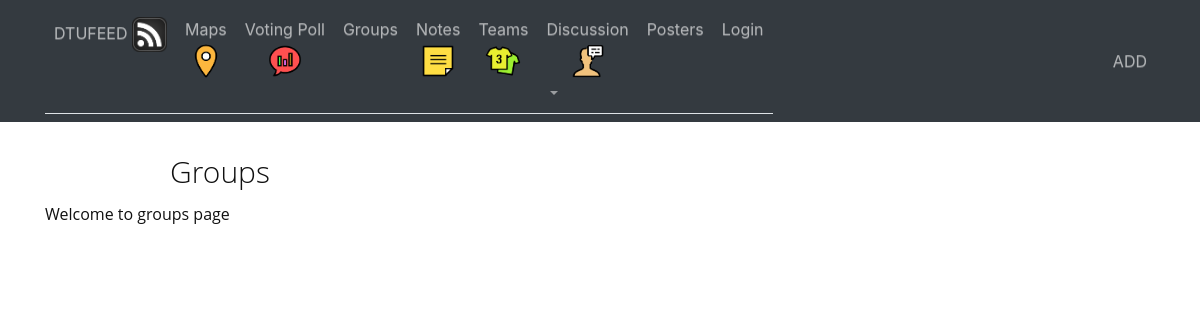
Before: /groups/ with the older database file.
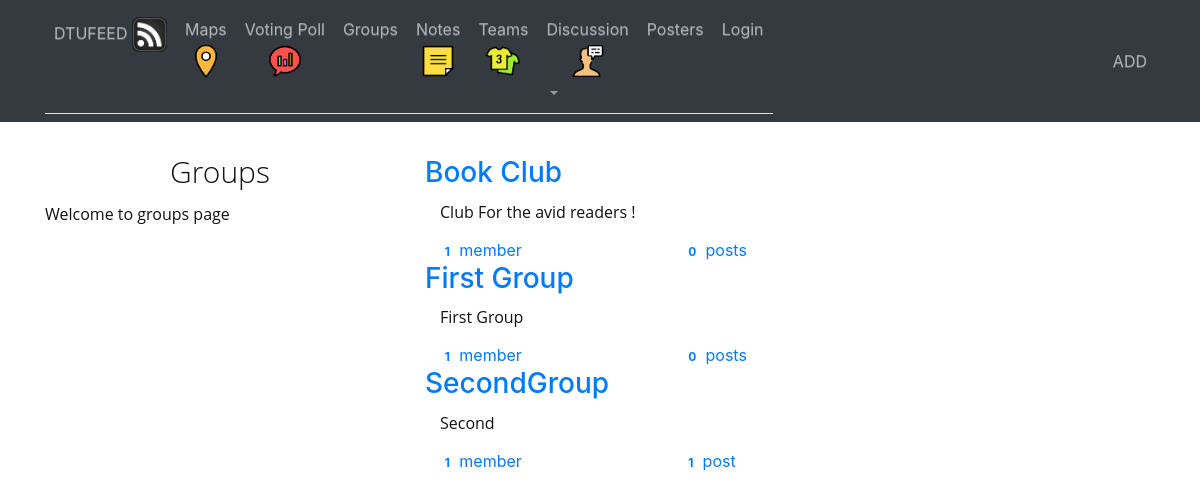
After: the same page with the newer database file.
### groups/models.py (models this page shows, shortened)
class Group(models.Model):
    name = models.CharField(max_length=255,unique=True)
    slug = models.SlugField(allow_unicode=True,unique=True)
    description = models.TextField(blank=True,default='')
    description_html = models.TextField(editable=False,default='',blank=True)
    members  = models.ManyToManyField(User,through='GroupMember')
    class Meta:
        ordering = ['name']

### groups/views.py (the view)
class ListGroups(generic.ListView):
    model = Group

### groups/templates/groups/group_list.html (shortened to what this page needs)
{% extends "groups/group_base.html" %}
{% block pregroup %}
  <div class="col-md-4">
    <div class="content">
      <h2>Groups</h2>
      <p>Welcome to groups page</p>
    </div>
  </div>
{% endblock %}
{% block group_content %}
  <div class="col-md-8">
    {% for group in object_list  %}
    <a href="{% url 'groups:single' slug=group.slug %}">
        <h3>{{group.name}}</h3>
        <div class="list-group-item-text container-fluid">
          {{group.description_html|safe}}
          <div class="row">
            <div class="col-md-4">
              <span class='badge'>{{group.members.count}}</span>
              member{{group.members.count|pluralize}}
            </div>
            <div class="col-md-4">
              <span class='badge'>{{group.posts.count}}</span>
              post{{group.posts.count|pluralize}}
            </div>
          </div>
        </div>
    </a>
    {% endfor %}
  </div>
{% endblock %}

### groups/templates/groups/group_base.html (shortened to what this page needs)
{% extends "base.html" %}
{% load staticfiles %}
{% block extra_head %}
<link rel="stylesheet" href="{% static 'css/groups.css'%}">
{% endblock %}
{% block content %}
<div class="container">
  <div class="row">
    {% block pregroup %}
    {% endblock %}
    {% block group_content %}
    {% endblock %}
  </div>
</div>
{% endblock %}

### templates/base.html (shortened to what this page needs)
<!DOCTYPE html>
{% load staticfiles %}
<html>
  <head>
    <link rel="stylesheet" href="https://maxcdn.bootstrapcdn.com/bootstrap/4.0.0-beta.2/css/bootstrap.min.css">
    <link rel="stylesheet" href="https://maxcdn.bootstrapcdn.com/bootstrap/4.0.0-alpha.6/css/bootstrap.min.css">
    <link rel="stylesheet" href="https://maxcdn.bootstrapcdn.com/bootstrap/3.3.7/css/bootstrap-theme.min.css">
<link rel="stylesheet" href="//cdn.jsdelivr.net/medium-editor/latest/css/medium-editor.min.css" type="text/css" media="screen" charset="utf-8">
  <link rel="stylesheet" href="{% static 'css/master.css'%}">
  {% block extra_head %}{% endblock %}
  </head>
  <body>
    <nav class="navbar fixed-top navbar-expand-sm navbar-dark bg-dark">
      <div class="container">
        <div class="collapse navbar-collapse" id="navbarSupportedContent">
      <ul class="navbar-nav mr-auto nav nav-tabs">
        <li  class="nav-items"><a class="nav-link" href="{% url 'feed:post_list' %}">DTUFEED
          <img class="top" src="{% static 'images/navbarimages/feed.png'%}" alt="x" height="35" width="35" text-align="center"/></a>
      </a></li>
        <li  class="nav-item"><a class="nav-link" href="{% url 'feed:map'%}">Maps
          <div id="cf">
            <img class="top" src="{% static 'images/navbarimages/map-color.png'%}" alt="x" height=40 width=40/>
        </div></a></li>
        <li  class="nav-item"><a class="nav-link" href="{% url 'polls:index' %}">Voting Poll
          <div id="cf">
            <img class="top" src="{% static 'images/navbarimages/poll-color.png'%}" alt="x" height=40 width=40/>
        </div></a></li>
        <li  class="nav-item"><a class="nav-link" href="{% url 'groups:all' %}">Groups</a></li>
        <li  class="nav-item"><a class="nav-link" href="{% url 'feed:notes'%}">Notes
          <div id="cf">
            <img class="top" src="{% static 'images/navbarimages/notes-color.png'%}" alt="x" height=40 width=40/>
        </div></a></li>
        <li  class="nav-item"><a class="nav-link" href="#">Teams
          <div id="cf">
            <img class="top" src="{% static 'images/navbarimages/teams-color.png'%}" alt="x" height=40 width=40/>
        </div></a>
      </li>
      <li class="nav-item dropdown">
        <a class="nav-link dropdown-toggle" href="#" id="navbarDropdownMenuLink" data-toggle="dropdown" aria-haspopup="true" aria-expanded="false">
          Discussion
          <div id="cf">
            <img class="top" src="{% static 'images/navbarimages/advice-color.png'%}" alt="x" height=40 width=40/>
        </div>
        </a>
      </li>
        <li  class="nav-item"><a class="nav-link" href="#">Posters</a></li>
        {% if user.is_authenticated %}
        <li  class="nav-item"><a class="nav-link" href="{% url 'accounts:logout' %}">Logout</a></li>
        {% else %}
        <li  class="nav-item"><a class="nav-link" href="{% url 'accounts:login_methods' %}">Login</a></li>
        {% endif %}
        </ul>
        <ul class="nav navbar-nav navbar-right">
          <li  class="nav-item"><a class="nav-link" href="{% url 'feed:post_new' %}">ADD</a></li>
        </ul>
        </div>
      </div>
    </nav>
    <div id="extra_padding">
    </div>
    {% block content %}
    {% endblock %}
  </body>
</html>

### static/css/master.css (style rules this page uses)
#extra_padding { padding-top: 8%; }
#cf { position:relative; height:40px; width:40px; margin:0 auto; }
#cf img { position:absolute; left:0; -webkit-transition: opacity 1s ease-in-out; -moz-transition: opacity 1s ease-in-out; -o-transition: opacity 1s ease-in-out; transition: opacity 1s ease-in-out; }
p { color: #111; font-family: 'Open Sans', sans-serif; font-size: 16px; line-height: 28px; margin: 0 0 12px; }
h2 { color: #111; font-family: 'Open Sans', sans-serif; font-size: 30px; font-weight: 300; line-height: 32px; margin: 0 0 12px; text-align: center; }

### groups/static/css/groups.css (style rules this page uses)
body { padding-top: 5%; }

Changed rows visible on the page:
added Group: name "Book Club", description_html "Club For the avid readers !", members.count "1", posts.count "0"
added Group: name "First Group", description_html "First Group", members.count "1", posts.count "0"
added Group: name "SecondGroup", description_html "Second", members.count "1", posts.count "1"
